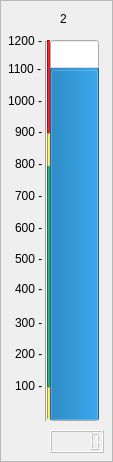
             <widget class="QFrame" name="frame_44">
              <property name="frameShape">
               <enum>QFrame::StyledPanel</enum>
              </property>
              <property name="frameShadow">
               <enum>QFrame::Raised</enum>
              </property>
              <widget class="QLCDNumber" name="lcdNumber_exhuast_temp_abar">
               <property name="enabled">
                <bool>false</bool>
               </property>
               <property name="geometry">
                <rect>
                 <x>50</x>
                 <y>430</y>
                 <width>54</width>
                 <height>23</height>
                </rect>
               </property>
               <property name="sizePolicy">
                <sizepolicy hsizetype="Fixed" vsizetype="Minimum">
                 <horstretch>0</horstretch>
                 <verstretch>0</verstretch>
                </sizepolicy>
               </property>
               <property name="maximumSize">
                <size>
                 <width>54</width>
                 <height>16777215</height>
                </size>
               </property>
               <property name="layoutDirection">
                <enum>Qt::LeftToRight</enum>
               </property>
              </widget>
              <widget class="Line" name="line_46">
               <property name="geometry">
                <rect>
                 <x>47</x>
                 <y>164</y>
                 <width>3</width>
                 <height>223</height>
                </rect>
               </property>
               <property name="minimumSize">
                <size>
                 <width>0</width>
                 <height>0</height>
                </size>
               </property>
               <property name="maximumSize">
                <size>
                 <width>5</width>
                 <height>16777215</height>
                </size>
               </property>
               <property name="styleSheet">
                <string notr="true">background-color: rgb(38, 162, 105);</string>
               </property>
               <property name="orientation">
                <enum>Qt::Vertical</enum>
               </property>
              </widget>
              <widget class="QProgressBar" name="exhuast_temp_abar">
               <property name="geometry">
                <rect>
                 <x>50</x>
                 <y>40</y>
                 <width>49</width>
                 <height>381</height>
                </rect>
               </property>
               <property name="styleSheet">
                <string notr="true"/>
               </property>
               <property name="maximum">
                <number>1200</number>
               </property>
               <property name="value">
                <number>1100</number>
               </property>
               <property name="textVisible">
                <bool>false</bool>
               </property>
               <property name="orientation">
                <enum>Qt::Vertical</enum>
               </property>
              </widget>
              <widget class="Line" name="line_47">
               <property name="geometry">
                <rect>
                 <x>45</x>
                 <y>41</y>
                 <width>2</width>
                 <height>380</height>
                </rect>
               </property>
               <property name="orientation">
                <enum>Qt::Vertical</enum>
               </property>
              </widget>
              <widget class="QLabel" name="label_256">
               <property name="geometry">
                <rect>
                 <x>15</x>
                 <y>378</y>
                 <width>28</width>
                 <height>16</height>
                </rect>
               </property>
               <property name="text">
                <string>100 -</string>
               </property>
              </widget>
              <widget class="QLabel" name="label_257">
               <property name="geometry">
                <rect>
                 <x>15</x>
                 <y>346</y>
                 <width>28</width>
                 <height>16</height>
                </rect>
               </property>
               <property name="text">
                <string>200 -</string>
               </property>
              </widget>
              <widget class="QLabel" name="label_258">
               <property name="geometry">
                <rect>
                 <x>15</x>
                 <y>315</y>
                 <width>28</width>
                 <height>16</height>
                </rect>
               </property>
               <property name="text">
                <string>300 -</string>
               </property>
              </widget>
              <widget class="QLabel" name="label_259">
               <property name="geometry">
                <rect>
                 <x>15</x>
                 <y>281</y>
                 <width>28</width>
                 <height>16</height>
                </rect>
               </property>
               <property name="text">
                <string>400 -</string>
               </property>
              </widget>
              <widget class="QLabel" name="label_260">
               <property name="geometry">
                <rect>
                 <x>15</x>
                 <y>251</y>
                 <width>28</width>
                 <height>16</height>
                </rect>
               </property>
               <property name="text">
                <string>500 -</string>
               </property>
              </widget>
              <widget class="QLabel" name="label_261">
               <property name="geometry">
                <rect>
                 <x>15</x>
                 <y>220</y>
                 <width>28</width>
                 <height>16</height>
                </rect>
               </property>
               <property name="text">
                <string>600 -</string>
               </property>
              </widget>
              <widget class="QLabel" name="label_262">
               <property name="geometry">
                <rect>
                 <x>15</x>
                 <y>188</y>
                 <width>28</width>
                 <height>16</height>
                </rect>
               </property>
               <property name="text">
                <string>700 -</string>
               </property>
              </widget>
              <widget class="QLabel" name="label_263">
               <property name="geometry">
                <rect>
                 <x>15</x>
                 <y>156</y>
                 <width>28</width>
                 <height>16</height>
                </rect>
               </property>
               <property name="text">
                <string>800 -</string>
               </property>
              </widget>
              <widget class="QLabel" name="label_264">
               <property name="geometry">
                <rect>
                 <x>15</x>
                 <y>124</y>
                 <width>28</width>
                 <height>16</height>
                </rect>
               </property>
               <property name="text">
                <string>900 -</string>
               </property>
              </widget>
              <widget class="QLabel" name="label_265">
               <property name="geometry">
                <rect>
                 <x>8</x>
                 <y>93</y>
                 <width>37</width>
                 <height>16</height>
                </rect>
               </property>
               <property name="text">
                <string>1000 -</string>
               </property>
              </widget>
              <widget class="QLabel" name="label_266">
               <property name="geometry">
                <rect>
                 <x>8</x>
                 <y>61</y>
                 <width>37</width>
                 <height>16</height>
                </rect>
               </property>
               <property name="text">
                <string>1100 -</string>
               </property>
              </widget>
              <widget class="QLabel" name="label_267">
               <property name="geometry">
                <rect>
                 <x>8</x>
                 <y>33</y>
                 <width>37</width>
                 <height>16</height>
                </rect>
               </property>
               <property name="text">
                <string>1200 -</string>
               </property>
              </widget>
              <widget class="Line" name="line_48">
               <property name="geometry">
                <rect>
                 <x>47</x>
                 <y>133</y>
                 <width>3</width>
                 <height>33</height>
                </rect>
               </property>
               <property name="minimumSize">
                <size>
                 <width>0</width>
                 <height>0</height>
                </size>
               </property>
               <property name="maximumSize">
                <size>
                 <width>5</width>
                 <height>16777215</height>
                </size>
               </property>
               <property name="styleSheet">
                <string notr="true">background-color: rgb(248, 228, 92);</string>
               </property>
               <property name="orientation">
                <enum>Qt::Vertical</enum>
               </property>
              </widget>
              <widget class="Line" name="line_61">
               <property name="geometry">
                <rect>
                 <x>47</x>
                 <y>40</y>
                 <width>3</width>
                 <height>93</height>
                </rect>
               </property>
               <property name="minimumSize">
                <size>
                 <width>0</width>
                 <height>0</height>
                </size>
               </property>
               <property name="maximumSize">
                <size>
                 <width>5</width>
                 <height>16777215</height>
                </size>
               </property>
               <property name="styleSheet">
                <string notr="true">background-color: rgb(224, 27, 36);</string>
               </property>
               <property name="orientation">
                <enum>Qt::Vertical</enum>
               </property>
              </widget>
              <widget class="QLabel" name="label_268">
               <property name="geometry">
                <rect>
                 <x>60</x>
                 <y>10</y>
                 <width>14</width>
                 <height>17</height>
                </rect>
               </property>
               <property name="text">
                <string>2</string>
               </property>
              </widget>
              <widget class="Line" name="line_63">
               <property name="geometry">
                <rect>
                 <x>47</x>
                 <y>387</y>
                 <width>3</width>
                 <height>32</height>
                </rect>
               </property>
               <property name="minimumSize">
                <size>
                 <width>0</width>
                 <height>0</height>
                </size>
               </property>
               <property name="maximumSize">
                <size>
                 <width>5</width>
                 <height>16777215</height>
                </size>
               </property>
               <property name="styleSheet">
                <string notr="true">background-color: rgb(248, 228, 92);</string>
               </property>
               <property name="orientation">
                <enum>Qt::Vertical</enum>
               </property>
              </widget>
             </widget>
